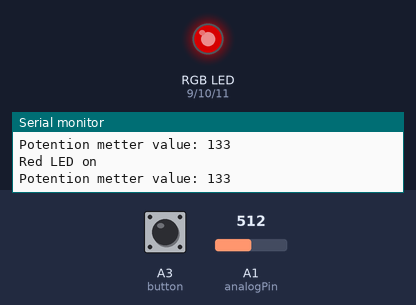
Simulated run of this sketch. Board: Arduino Uno, built with avr-gcc and run on an emulated ATmega328P. Parts: an RGB LED mixed from three pins (HIGH = lit), the last lines printed to the serial monitor. The test bench sets the inputs (shaded band); at power-on: A1 (analogPin) = 512, A3 (button) LOW. Dim RGB values are drawn brighter than linear.

Above: at 1.2 s.
1.3 s: A1 (analogPin) set to 306
At 2.5 s:
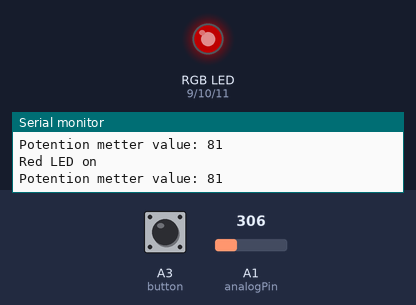
2.8 s: A3 (button) pulled HIGH for 0.15 s
At 3.7 s:
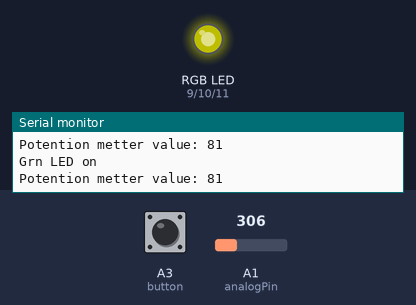
4.4 s: A1 (analogPin) set to 511
At 5.4 s:
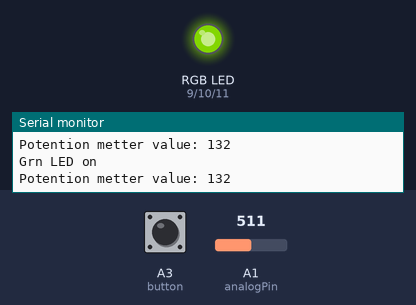
5.9 s: A3 (button) pulled HIGH for 1 s
At 6.3 s:
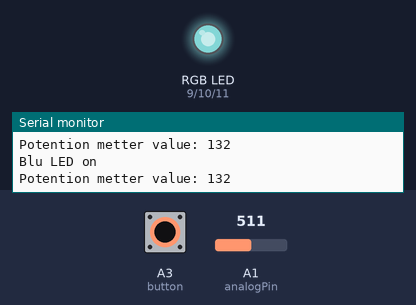
8.4 s: A3 (button) pulled HIGH for 0.15 s
At 8.8 s:
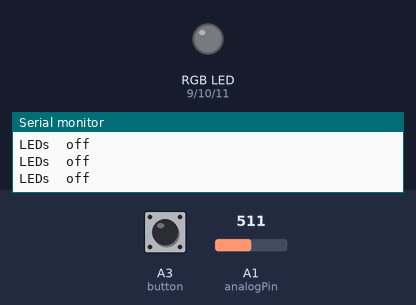
10.0 s: A3 (button) pulsed HIGH 5 times (0.12 s each, 0.3 s apart)
At 10.48 s:
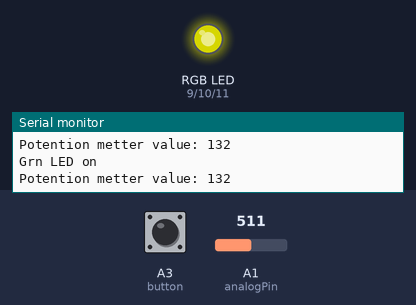
Timing chart, 0 to 13.0 s (numbered marks = the images above; inputs shaded):
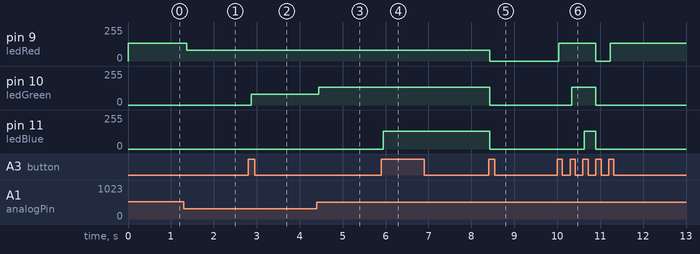

Measured:
- after the input at 1.3 s, pin 9 (ledRed): 133/255 → 81/255 after 0.07 s
- after the input at 2.8 s, pin 10 (ledGreen): 0/255 → 81/255 after 0.07 s
- after the input at 4.4 s, pin 10 (ledGreen): 81/255 → 132/255 after 0.05 s
- after the input at 5.9 s, pin 11 (ledBlue): 0/255 → 132/255 at once
- after the input at 8.4 s, pin 9 (ledRed): 81/255 → 0/255 at once; pin 10 (ledGreen), pin 11 (ledBlue): 132/255 → 0/255 at once
- after the input at 10.0 s, pin 9 (ledRed): 0/255 → 132/255 at once, → 0/255 0.87 s later, → 132/255 0.34 s later; pin 10 (ledGreen): 0/255 → 132/255 after 0.33 s, → 0/255 0.57 s later; pin 11 (ledBlue): 0/255 → 132/255 after 0.63 s, → 0/255 0.27 s later

The sketch:

finite_state_potentiometer_pushbutton.ino
```cpp
/*
 FSM_RGB_LED
This program implements a Finite State Machine. External transition, caused by a user button press, will cause the FSM to advance to the next State.
*/

#include <FiniteStateMachine.h>
#include <Button.h>

const byte NUMBER_OF_STATES = 4;   //how many states are we cycling through?

//initialize states
State One    = State(One_fn);
State Two    = State(Two_fn);
State Three  = State(Three_fn);
State Four   = State(Four_fn);

FSM FSM_RGB_LED = FSM(One);        //initialize state machine, start in state: One

Button button = Button(A3,INPUT);  //initialize the button (wire between pin A3 and ground)
byte buttonPresses = 0;            //counter variable, holds number of button presses

// define LED pins
#define ledRed    9
#define ledGreen 10
#define ledBlue  11
#define analogPin A1
int brightness= 0;
int fadeAmount=5;
int sensorValue;

void led_brightness();

void setup(){
  pinMode(ledRed,   OUTPUT);
  pinMode(ledGreen, OUTPUT);
  pinMode(ledBlue,  OUTPUT);

  Serial.begin(9600);
}

void loop(){
  if (button.uniquePress()){
    //increment buttonPresses and constrain it to [ 0, 1, 2, 3 ]
    buttonPresses = ++buttonPresses % NUMBER_OF_STATES;

    switch (buttonPresses){
      case 0: FSM_RGB_LED.transitionTo(One);   break;
      case 1: FSM_RGB_LED.transitionTo(Two);   break;
      case 2: FSM_RGB_LED.transitionTo(Three); break;
      case 3: FSM_RGB_LED.transitionTo(Four);  break;
    }
  }
  FSM_RGB_LED.update();
}

//state functions
void One_fn()   {
  led_brightness();
  analogWrite(ledRed,   brightness); Serial.println("Red LED on");}

void Two_fn()   {
  led_brightness();
  analogWrite(ledGreen, brightness); Serial.println("Grn LED on");}

void Three_fn() {
  led_brightness();
  analogWrite(ledBlue,  brightness); Serial.println("Blu LED on");}

void led_brightness(){

  sensorValue = analogRead(analogPin);
  brightness= sensorValue >> 2;
  brightness = brightness + fadeAmount;
  Serial.print("Potention metter value: ");
  Serial.println(brightness);
}


void Four_fn()  {
  digitalWrite(ledRed,   LOW);
  digitalWrite(ledGreen, LOW);
  digitalWrite(ledBlue,  LOW);
  Serial.println("LEDs  off");
}
//end state functions
```
